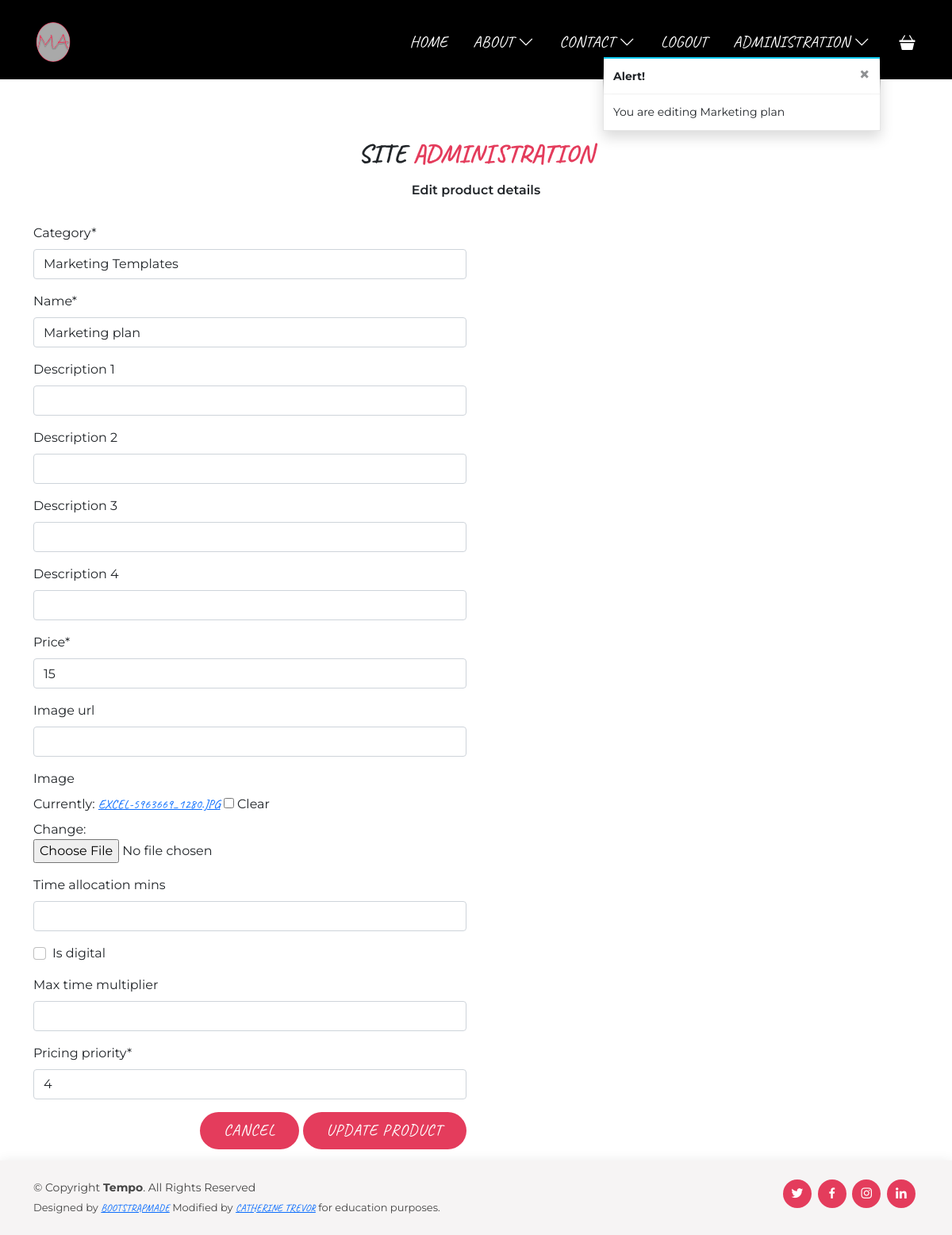
Page /products/edit_product/1 (signed in) on the committed database.
### products/models.py (models this page shows, shortened)
class Product(models.Model):
    priority = (
        (1, 1),
        (2, 2),
        (3, 3),
        (4, 4),
    )
    category = models.ForeignKey('Category', null=True,
                                 on_delete=models.SET_NULL, default="")
    name = models.CharField(max_length=254)
    description_1 = models.CharField(max_length=100, blank=True)
    description_2 = models.CharField(max_length=100, blank=True)
    description_3 = models.CharField(max_length=100, blank=True)
    description_4 = models.CharField(max_length=100, blank=True)
    price = models.DecimalField(max_digits=6, decimal_places=0)
    image_url = models.URLField(max_length=1024, null=True, blank=True)
    image = models.ImageField(null=True, blank=True)
    time_allocation_mins = models.DecimalField(max_digits=6, decimal_places=0, blank=True, null=True)
    is_digital = models.BooleanField(null=False)
    max_time_multiplier = models.DecimalField(max_digits=6, decimal_places=1, blank=True, null=True)
    pricing_priority = models.DecimalField(max_digits=6, decimal_places=0, null=True, default='4', choices=priority)
    objects = models.Manager()

### products/views.py (the view)
# urls.py: path('edit_product/<int:product_id>', views.edit_product, name='edit_product'),
@login_required
def edit_product(request, product_id):
    if not request.user.is_superuser:
        messages.error(request, 'Sorry, only store owners can do that.')
        return redirect(reverse('home'))
    product = get_object_or_404(Product, pk=product_id)
    if request.method == 'POST':
        form = ProductForm(request.POST, request.FILES, instance=product)
        if form.is_valid():
            form.save()
            messages.success(request, 'Successfully updated product!')
            return redirect(reverse('products'))
        else:
            messages.error(request,
                           ('Failed to update product. '
                            'Please ensure the form is valid.'))
    else:
        form = ProductForm(instance=product)
        messages.info(request, f'You are editing {product.name}')
    template = 'products/edit_product.html'
    context = {
        'form': form,
        'product': product,
    }
    return render(request, template, context)

### products/forms.py
class ProductForm(forms.ModelForm):
    class Meta:
        model = Product
        fields = '__all__'
    def __init__(self, *args, **kwargs):
        super().__init__(*args, **kwargs)
        categories = Category.objects.all()
        friendly_names = [(c.id, c.get_friendly_name()) for c in categories]
        self.fields['category'].choices = friendly_names

### order_basket/contexts.py (called while the page is built, shortened)
def bag_contents(request):
    bag_items = []
    print('Start of process', bag_items)
    total = 0
    product_count = 0
    bag = request.session.get('bag', {})
    if total < settings.FREE_DELIVERY_THRESHOLD:
        delivery = total * Decimal(settings.STANDARD_DELIVERY_PERCENTAGE / 100)
        free_delivery_delta = settings.FREE_DELIVERY_THRESHOLD - total
    else:
        delivery = 0
        free_delivery_delta = 0
    grand_total = delivery + total
    context = {
        'bag_items': bag_items,
        'total': total,
        'product_count': product_count,
        'delivery': delivery,
        'free_delivery_delta': free_delivery_delta,
        'free_delivery_threshold': settings.FREE_DELIVERY_THRESHOLD,
        'grand_total': grand_total,
    }
    print('End of process', bag_items)
    return context

### products/models.py (called while the page is built)
    def get_friendly_name(self):
        return self.friendly_name

### products/templates/products/edit_product.html (shortened to what this page needs)
{% extends "base.html" %}
{% load static %}
{% block extra_page_header  %}
{% include 'includes/additional_header.html' %}
{% endblock %}
{% block content %}
    <section id="edit_products">
        <div class="container">
            <div class="section-title">
                <h3>Site <span>Administration</span></h3>
                <p>
                    Edit product details
                </p>
            </div>
            <div class="row">
                <div class="col-12 col-md-6">
                    <form method="POST" action="{% url 'edit_product' product.id %}" class="form mb-2" enctype="multipart/form-data">
                        {% for field in form %}
                            {{ field | as_crispy_field }}
                        {% endfor %}
                        <div class="text-right">
                            <a class="btn-action" href="{% url 'products' %}">Cancel</a>
                            <button class="btn-action" type="submit">Update Product</button>
                        </div>
                    </form>
                </div>
            </div>
        </div>
    </section>
{% endblock %}

### static/css/style.css (style rules this page uses)
body { color: #444444; }
a { color: #e43c5c; text-decoration: none; }
section { padding: 60px 0; overflow: hidden; }
.section-title { text-align: center; padding-bottom: 30px; }
.section-title h3 { margin: 15px 0 0 0; font-size: 32px; font-weight: 700; }
.section-title h3 span { color: #e43c5c; }
.section-title p { margin: 15px auto 0 auto; font-weight: 600; }
@media (min-width: 1024px) { .section-title p { width: 50%; } }

### static/css/base.css (style rules this page uses)
body { font-family: 'Montserrat', sans-serif !important; }
section { padding-bottom: 100px; }
h1, h2, h3, h4, a { font-family: 'Caveat', sans-serif !important; font-weight: 100; text-transform: uppercase; }
.section-title p { width: 75% !important; }
.btn-action, .allauth-form-inner-content .btn-action { background: #e43c5c; border: none; border-radius: 50px; color: white; display: inline-block; font-family: 'Caveat', sans-serif; font-size: 20px; font-weight: 400; letter-spacing: 1px; padding: 8px 30px 9px 30px; text-decoration: none; text-transform: uppercase; transition: 0.5s; }

### rows in the picture
Product: category "Marketing Templates" "Marketing plan" "15" "4"

### other values in the picture
{{ message }} "You are editing Marketing plan"
